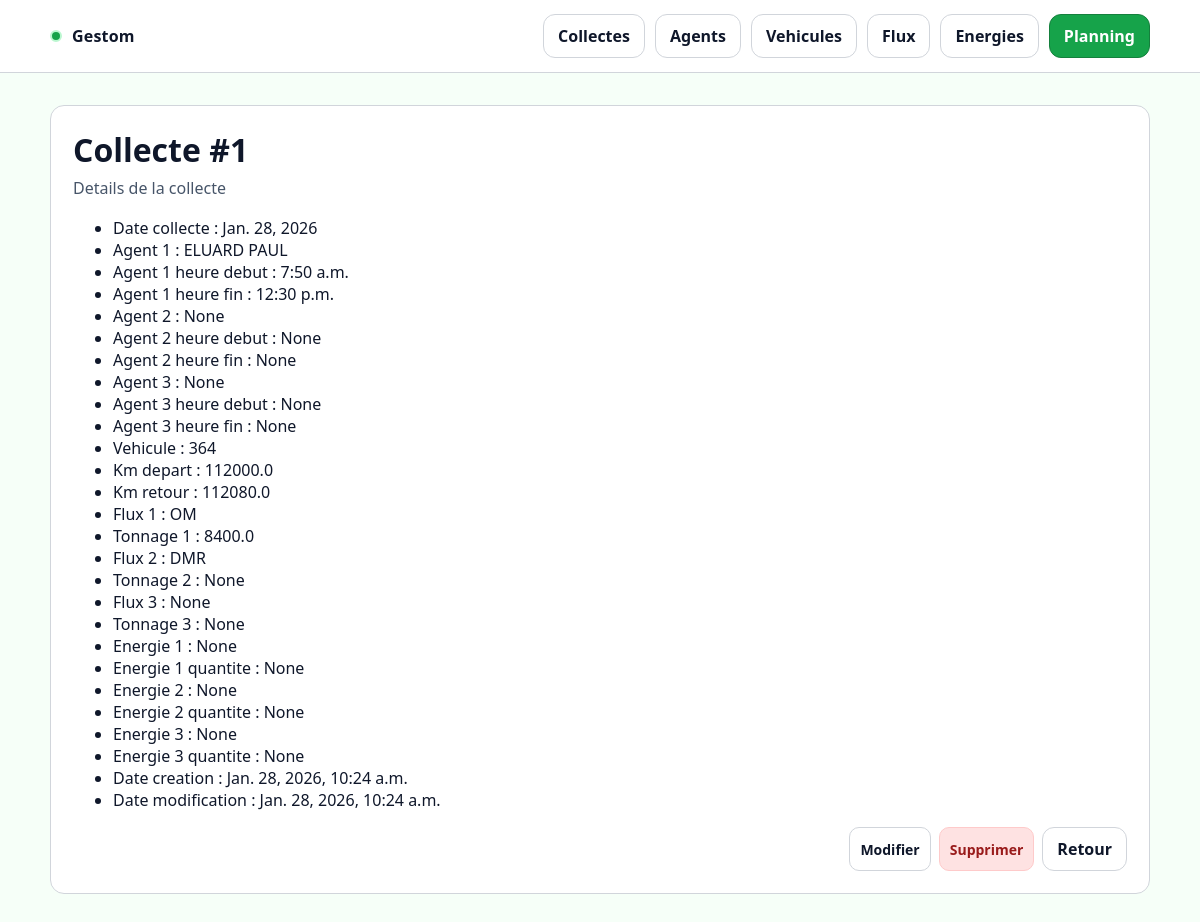
/collectes/1/, run on an earlier commit of the app's database.
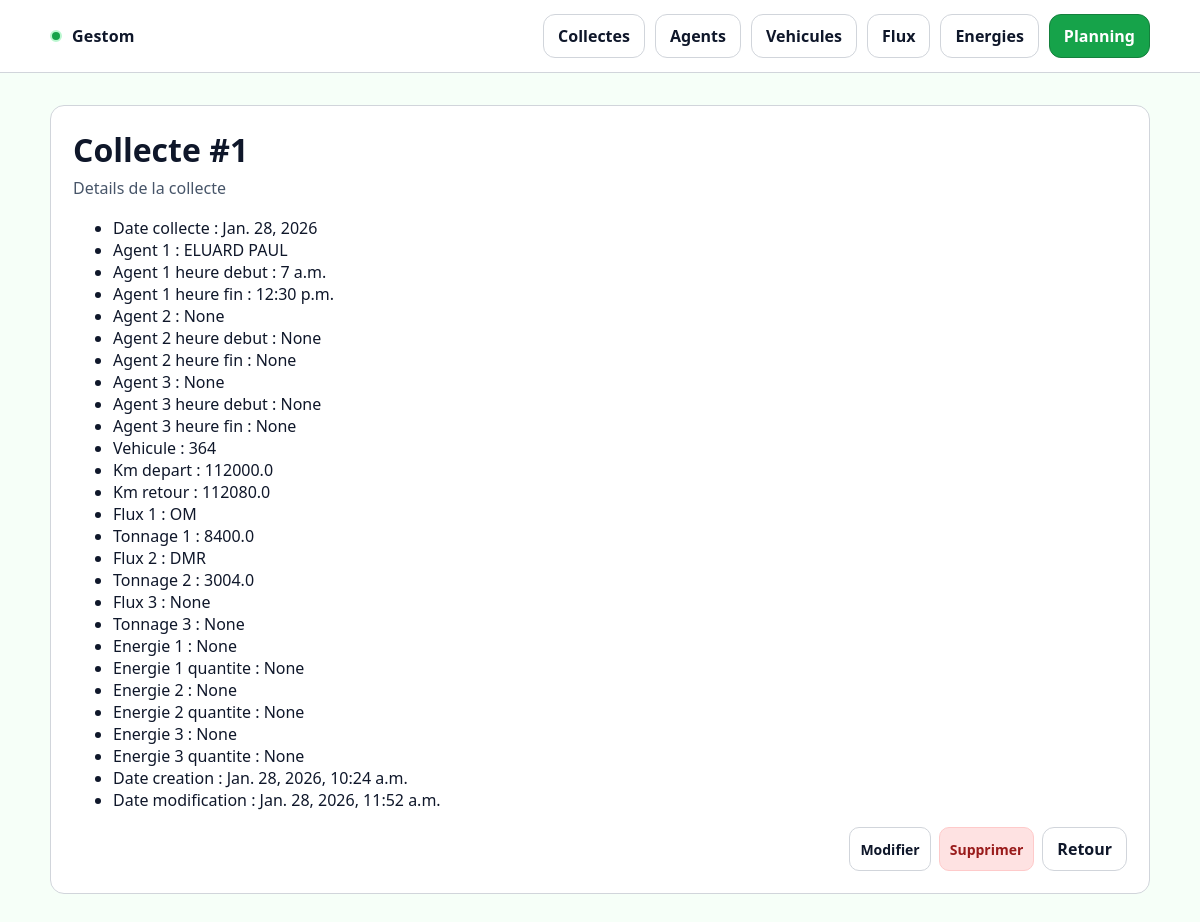
And on a later commit of the database.
### core/models.py (models this page shows, shortened)
class Collecte(models.Model):
    id_collecte = models.BigAutoField(primary_key=True)
    date_collecte = models.DateField(default=timezone.localdate)
    id_agent_1 = models.ForeignKey(
        Agent,
        null=True,
        blank=True,
        on_delete=models.SET_NULL,
        related_name="collectes_agent_1",
    )
    a1_hr_debut = models.TimeField(null=True, blank=True)
    a1_hr_fin = models.TimeField(null=True, blank=True)
    id_agent_2 = models.ForeignKey(
        Agent,
        null=True,
        blank=True,
        on_delete=models.SET_NULL,
        related_name="collectes_agent_2",
    )
    a2_hr_debut = models.TimeField(null=True, blank=True)
    a2_hr_fin = models.TimeField(null=True, blank=True)
    id_agent_3 = models.ForeignKey(
        Agent,
        null=True,
        blank=True,
        on_delete=models.SET_NULL,
        related_name="collectes_agent_3",
    )
    a3_hr_debut = models.TimeField(null=True, blank=True)
    a3_hr_fin = models.TimeField(null=True, blank=True)
    id_vehicule = models.ForeignKey(
        Vehicule,
        null=True,
        blank=True,
        on_delete=models.SET_NULL,
        related_name="collectes",
    )
    km_depart = models.FloatField(null=True, blank=True)
    km_retour = models.FloatField(null=True, blank=True)
    id_flux1 = models.ForeignKey(
        Flux,
        null=True,
        blank=True,
        on_delete=models.SET_NULL,
        related_name="collectes_flux1",
    )
    id_flux2 = models.ForeignKey(
        Flux,
        null=True,
        blank=True,
        on_delete=models.SET_NULL,
        related_name="collectes_flux2",
    )
    id_flux3 = models.ForeignKey(
        Flux,
        null=True,
        blank=True,
        on_delete=models.SET_NULL,
        related_name="collectes_flux3",
    )
    tonnage1 = models.FloatField(null=True, blank=True)
    tonnage2 = models.FloatField(null=True, blank=True)
    tonnage3 = models.FloatField(null=True, blank=True)
    id_energie_1 = models.ForeignKey(
        Energie,
        null=True,
        blank=True,
        on_delete=models.SET_NULL,
        related_name="collectes_energie1",
    )
    id_energie_2 = models.ForeignKey(
        Energie,
        null=True,
        blank=True,
        on_delete=models.SET_NULL,
        related_name="collectes_energie2",
    )
    id_energie_3 = models.ForeignKey(
        Energie,
        null=True,
        blank=True,
        on_delete=models.SET_NULL,
        related_name="collectes_energie3",
    )
    energie_qte_1 = models.FloatField(null=True, blank=True)
    energie_qte_2 = models.FloatField(null=True, blank=True)
    energie_qte_3 = models.FloatField(null=True, blank=True)
    date_creation = models.DateTimeField(auto_now_add=True)
    date_modification = models.DateTimeField(auto_now=True)
    class Meta:
        ordering = ["-date_collecte", "-date_creation"]

class Agent(models.Model):
    id_ag = models.PositiveIntegerField(unique=True)
    nom = models.CharField(max_length=100)
    prenom = models.CharField(max_length=100)
    qualification = models.CharField(max_length=150, blank=True)
    service = models.CharField(max_length=150, blank=True)
    employeur = models.CharField(max_length=150, blank=True)
    hds_defaut = models.TimeField(null=True, blank=True)
    hajout_quotidien = models.TimeField(null=True, blank=True)
    echeance_permis = models.DateField(null=True, blank=True)
    echeance_fco = models.DateField(null=True, blank=True)
    supp = models.BooleanField(default=False)
    arrivee = models.DateField(null=True, blank=True)
    depart = models.DateField(null=True, blank=True)
    tel = models.CharField(max_length=30, blank=True)
    class Meta:
        ordering = ["nom", "prenom"]
    def __str__(self):
        return f"{self.nom} {self.prenom}"

class Vehicule(models.Model):
    nom_vehicule = models.CharField(max_length=150)
    type = models.CharField(max_length=150)
    archive = models.BooleanField(default=False)
    date_creation = models.DateTimeField(auto_now_add=True)
    date_modification = models.DateTimeField(auto_now=True)
    def __str__(self):
        return self.nom_vehicule

class Flux(models.Model):
    id_flux = models.AutoField(primary_key=True)
    flux = models.CharField(max_length=150)
    flux_long = models.CharField(max_length=255)
    couleur_flux = models.CharField(max_length=50, blank=True)
    archive = models.BooleanField(default=False)
    class Meta:
        ordering = ["flux"]
    def __str__(self):
        return self.flux

### core/views.py (the view)
# urls.py: path("collectes/<int:pk>/", CollecteDetailView.as_view(), name="collecte_detail"),
class CollecteDetailView(DetailView):
    model = Collecte
    template_name = "core/collecte_detail.html"
    context_object_name = "collecte"

### core/templates/core/collecte_detail.html (shortened to what this page needs)
{% extends "core/base.html" %}
{% block content %}
<div class="card">
  <div class="card__pad">
    <div class="header">
      <div>
        <h1 class="h1">Collecte #{{ collecte.id_collecte }}</h1>
        <p class="sub">Details de la collecte</p>
      </div>
    </div>
    <ul class="list">
      <li>Date collecte : {{ collecte.date_collecte }}</li>
      <li>Agent 1 : {{ collecte.id_agent_1 }}</li>
      <li>Agent 1 heure debut : {{ collecte.a1_hr_debut }}</li>
      <li>Agent 1 heure fin : {{ collecte.a1_hr_fin }}</li>
      <li>Agent 2 : {{ collecte.id_agent_2 }}</li>
      <li>Agent 2 heure debut : {{ collecte.a2_hr_debut }}</li>
      <li>Agent 2 heure fin : {{ collecte.a2_hr_fin }}</li>
      <li>Agent 3 : {{ collecte.id_agent_3 }}</li>
      <li>Agent 3 heure debut : {{ collecte.a3_hr_debut }}</li>
      <li>Agent 3 heure fin : {{ collecte.a3_hr_fin }}</li>
      <li>Vehicule : {{ collecte.id_vehicule }}</li>
      <li>Km depart : {{ collecte.km_depart }}</li>
      <li>Km retour : {{ collecte.km_retour }}</li>
      <li>Flux 1 : {{ collecte.id_flux1 }}</li>
      <li>Tonnage 1 : {{ collecte.tonnage1 }}</li>
      <li>Flux 2 : {{ collecte.id_flux2 }}</li>
      <li>Tonnage 2 : {{ collecte.tonnage2 }}</li>
      <li>Flux 3 : {{ collecte.id_flux3 }}</li>
      <li>Tonnage 3 : {{ collecte.tonnage3 }}</li>
      <li>Energie 1 : {{ collecte.id_energie_1 }}</li>
      <li>Energie 1 quantite : {{ collecte.energie_qte_1 }}</li>
      <li>Energie 2 : {{ collecte.id_energie_2 }}</li>
      <li>Energie 2 quantite : {{ collecte.energie_qte_2 }}</li>
      <li>Energie 3 : {{ collecte.id_energie_3 }}</li>
      <li>Energie 3 quantite : {{ collecte.energie_qte_3 }}</li>
      <li>Date creation : {{ collecte.date_creation }}</li>
      <li>Date modification : {{ collecte.date_modification }}</li>
    </ul>
    <div class="actions">
      <a href="{% url 'core:collecte_update' collecte.pk %}" class="btn btn--sm btn--ghost">Modifier</a>
      <a href="{% url 'core:collecte_delete' collecte.pk %}" class="btn btn--sm btn--danger">Supprimer</a>
      <a href="{% url 'core:collecte_list' %}" class="btn btn--ghost">Retour</a>
    </div>
  </div>
</div>
{% endblock %}

What changed in the data, as far as the page shows it:
changed Collecte "None": a1_hr_debut "7:50 a.m." → "7 a.m."; tonnage2 "None" → "3004.0"; date_modification "Jan. 28, 2026, 10:24 a.m." → "Jan. 28, 2026, 11:52 a.m."
